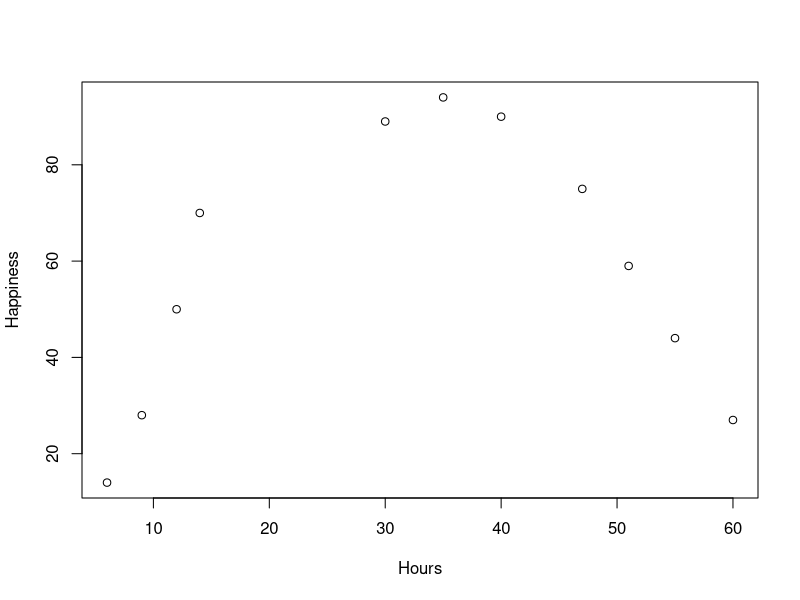
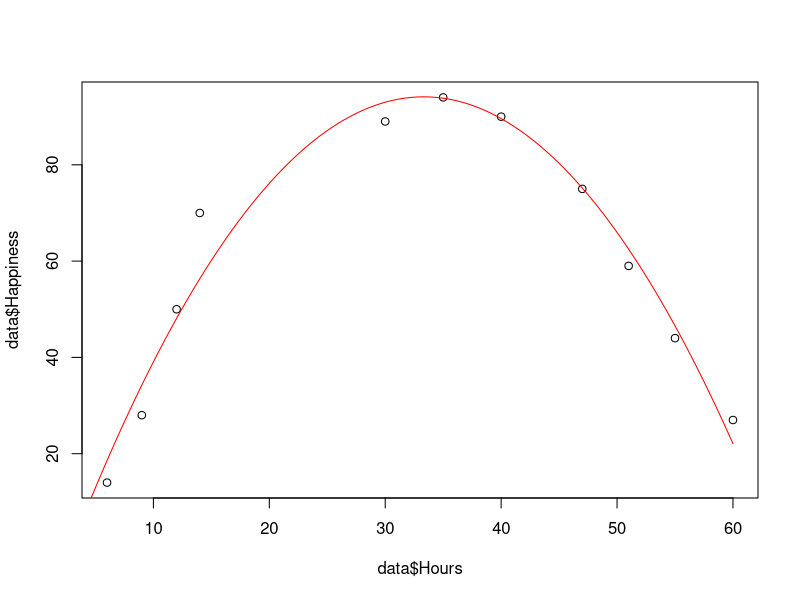

These charts were generated, in order, by the following R code: (Note: this script raises an error after producing the figures.)


# Now lets explore Quadratic Regression Models

Hours <- c(6,9,12,14,30,35,40,47,51,55,60)
Hours

Happiness <- c(14,28,50,70,89,94,90,75,59,44,27)
Happiness

data <- data.frame(Hours, Happiness)
data

plot(Happiness ~ Hours) # Do the data points suggest that a linear
# model is appropriate ? No


# Let's generate a linear model and investigate important features
# of the linear model.

linearmodel <- lm(Happiness ~ Hours, data)
linearmodel

# Linear Model:  Happiness = 48.4531 + .2981Hours

summary(linearmodel)

# Note that the Multiple R Squared Value is only 0.0446.

# What is the Multiple R Squared value ?  Is the independent
# variable significant ?



# Lets create a quadratic model !! y = ax + bx^2 + c

#create a new variable for hours^2
data$Hourssq <- data$Hours^2

#fit the quadratic regression model
lm(Happiness ~ Hours + Hourssq, data=data) -> QuadraticModel
QuadraticModel

summary(QuadraticModel)


# How does the Multiple R squared value for the Quadratic model differ
# from the Multiple R squared value for the quadratic model ?

# Note that the Multiple R Squared Value has increased to 0.9502 

#create sequence of hour values
HourValues <- seq(0, 60, 0.1)
HourValues


#create list of predicted happines levels using quadratic model
HappinessPredict <- predict(QuadraticModel,list(Hours = HourValues,
                                                Hourssq=HourValues^2))
HappinessPredict


#create scatterplot of original data values
plot(data$Hours, data$Happiness)

#add predicted lines based on quadratic regression model
lines(HourValues, HappinessPredict, col='red')

# The quadratic model is therefore

Happiness = -0.1012*(Hours)^2 + 6.7444*(Hours) - 18.2536

# We can use this equation to find the predicted happiness of an 
# individual, given the number of hours they work per week.

# For example, an individual that works 60 hours per week is predicted 
# to have a happiness level of 22.09:

Happiness = -0.1012*(60)^2 + 6.7444*(60) - 18.2536 = 22.09

# Conversely, an individual that works 30 hours perk week is predicted to 
# have a happiness level of 92.99:

Happiness = -0.1012*(30)^2 + 6.7444*(30) - 18.2536 = 92.99



# Another Example

# Data Source


Time <-  c(0, 1, 2, 4, 6, 8, 9, 10, 11, 12, 13, 
           14, 15, 16, 18, 19, 20, 21, 22, 24, 25, 26, 27, 28, 29, 30)
Time

Counts <- c(126.6, 101.8, 71.6, 101.6, 68.1, 62.9, 45.5, 41.9, 
           46.3, 34.1, 38.2, 41.7, 24.7, 41.5, 36.6, 19.6, 
           22.8, 29.6, 23.5, 15.3, 13.4, 26.8, 9.8, 18.8, 25.9, 19.3)
Counts

# Let's create a data frame

Data <- data.frame(Counts,Time)
Data


# Let's generate a plot

plot(Time, Counts)

#Which is a better fit for the scatter plot, linear or quadratic ?

#Let's look at specifics of the linear model.
  
lm(Counts ~ Time) -> linearmodel
linearmodel

summary(linearmodel)

# We now code to create a quadratic model
Timesq <- Time^2
Timesq

quadraticmodel <-lm(Counts ~ Time + Timesq)
quadraticmodel

summary(quadraticmodel)

# Multiple R squared:   linear model     quadratic model

# Set specific parameters for 
timevalues <- seq(0, 30, 0.1)
timevalues

# Find fitted/predicted values for the quadratic model

predictedcounts <- predict(quadraticmodel,list(Time=timevalues, 
                          Timesq=timevalues^2))
predictedcounts




plot(Time, Counts, pch=16, xlab = "Time (s)", ylab = "Counts", 
     cex.lab = 1.3, col = "blue")

# Use the lines() command to graph the curve through the data points

lines(timevalues, predictedcounts, col = "red", lwd = 3)




predictedcounts <- predict(quadraticmodel,list(Time=timevalues, 
                                               Timesq=timevalues^2))
predictedcounts



predictedcountslm <- predict(linearmodel,list(Time=timevalues
                                               ))
predictedcountslm



lines(timevalues, predictedcountslm, col = "green", lwd = 3)


# A third example  



set.seed(756328)                        # Create example data
x <- rnorm(100)
x
y <- rnorm(100) + x
y

data1 <- data.frame(y,x)
data1

plot(y ~ x)

lm(y ~ x + I(x^2) + I(x^3) + I(x^4))

lm(y ~ x + I(x^2) + I(x^3) + I(x^4)) -> polymodel
polymodel

summary(polymodel)


lm(y ~ poly(x, 4, raw = TRUE))          # Using poly function
